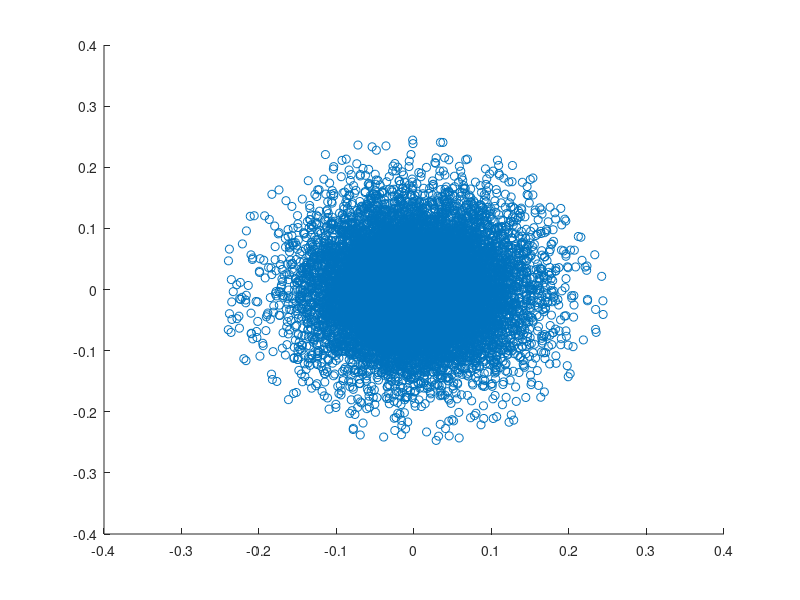
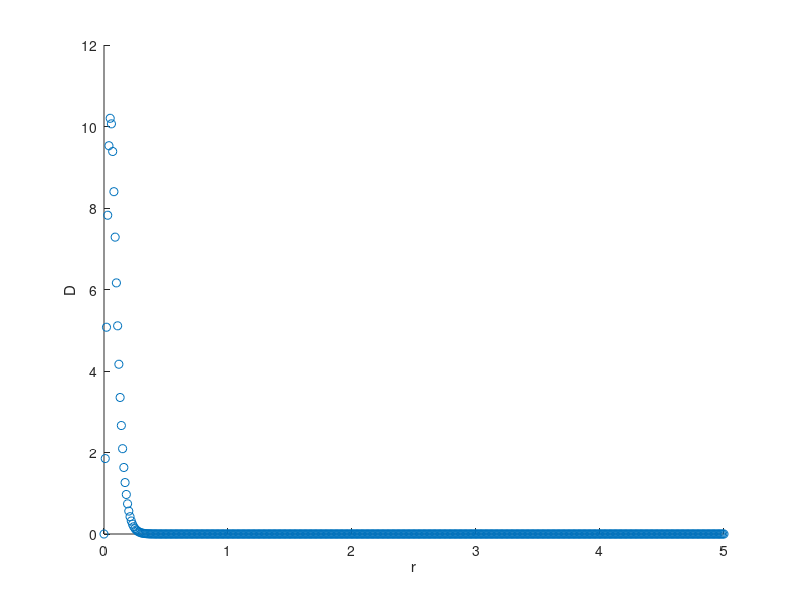

The MATLAB script that drew these images, in order:
clc;
clear all;
N = 40000;
a = 0.0529;
r1 = 0.25.*rand(1,N);
Dr = (4/a.^3).*r1.^2.*exp(-2./a.*r1);
M = max(Dr);
r2 = M.*rand(1,N);
r = r1(r2<Dr);
n = length(r);
Q = 2.*pi.*rand(1,n);
[X,Y] = pol2cart(Q,r);

figure(1)
scatter(X,Y);

figure(2)
axis equal;
rr = 0:0.01:5;
DDr = 4/a.^3*rr.^2.*exp(-2/a*rr);
scatter(rr,DDr);
xlabel('r');
ylabel('D');
